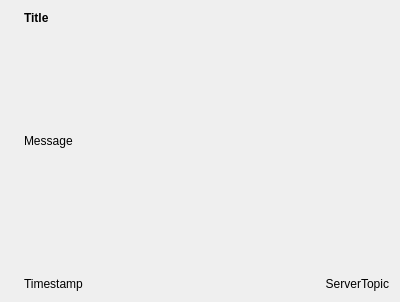
<?xml version="1.0" encoding="UTF-8"?>
<ui version="4.0">
 <class>NotificationListItem</class>
 <widget class="QWidget" name="NotificationListItem">
  <property name="geometry">
   <rect>
    <x>0</x>
    <y>0</y>
    <width>400</width>
    <height>302</height>
   </rect>
  </property>
  <layout class="QHBoxLayout" name="horizontalLayout_2">
   <item>
    <widget class="QLabel" name="thumbnail">
     <property name="sizePolicy">
      <sizepolicy hsizetype="Minimum" vsizetype="Minimum">
       <horstretch>0</horstretch>
       <verstretch>0</verstretch>
      </sizepolicy>
     </property>
     <property name="maximumSize">
      <size>
       <width>128</width>
       <height>128</height>
      </size>
     </property>
     <property name="text">
      <string/>
     </property>
    </widget>
   </item>
   <item>
    <layout class="QVBoxLayout" name="mainContent">
     <item>
      <widget class="QLabel" name="titleLabel">
       <property name="sizePolicy">
        <sizepolicy hsizetype="Minimum" vsizetype="Minimum">
         <horstretch>0</horstretch>
         <verstretch>0</verstretch>
        </sizepolicy>
       </property>
       <property name="text">
        <string>&lt;b&gt;Title&lt;/b&gt;</string>
       </property>
       <property name="textFormat">
        <enum>Qt::TextFormat::RichText</enum>
       </property>
       <property name="alignment">
        <set>Qt::AlignmentFlag::AlignLeading|Qt::AlignmentFlag::AlignLeft|Qt::AlignmentFlag::AlignTop</set>
       </property>
      </widget>
     </item>
     <item>
      <widget class="QLabel" name="messageLabel">
       <property name="sizePolicy">
        <sizepolicy hsizetype="Minimum" vsizetype="Minimum">
         <horstretch>0</horstretch>
         <verstretch>0</verstretch>
        </sizepolicy>
       </property>
       <property name="text">
        <string>Message</string>
       </property>
       <property name="wordWrap">
        <bool>true</bool>
       </property>
      </widget>
     </item>
     <item>
      <layout class="QHBoxLayout" name="buttons">
       <item>
        <spacer name="buttonSpacer">
         <property name="orientation">
          <enum>Qt::Orientation::Horizontal</enum>
         </property>
         <property name="sizeHint" stdset="0">
          <size>
           <width>40</width>
           <height>20</height>
          </size>
         </property>
        </spacer>
       </item>
      </layout>
     </item>
     <item>
      <layout class="QHBoxLayout" name="margin">
       <item>
        <widget class="QLabel" name="timestampLabel">
         <property name="sizePolicy">
          <sizepolicy hsizetype="Minimum" vsizetype="Minimum">
           <horstretch>0</horstretch>
           <verstretch>0</verstretch>
          </sizepolicy>
         </property>
         <property name="text">
          <string>Timestamp</string>
         </property>
         <property name="alignment">
          <set>Qt::AlignmentFlag::AlignBottom|Qt::AlignmentFlag::AlignLeading|Qt::AlignmentFlag::AlignLeft</set>
         </property>
        </widget>
       </item>
       <item>
        <widget class="QLabel" name="serverTopicLabel">
         <property name="sizePolicy">
          <sizepolicy hsizetype="Minimum" vsizetype="Minimum">
           <horstretch>0</horstretch>
           <verstretch>0</verstretch>
          </sizepolicy>
         </property>
         <property name="text">
          <string>ServerTopic</string>
         </property>
         <property name="alignment">
          <set>Qt::AlignmentFlag::AlignBottom|Qt::AlignmentFlag::AlignRight|Qt::AlignmentFlag::AlignTrailing</set>
         </property>
        </widget>
       </item>
      </layout>
     </item>
    </layout>
   </item>
  </layout>
 </widget>
 <resources/>
 <connections/>
</ui>
